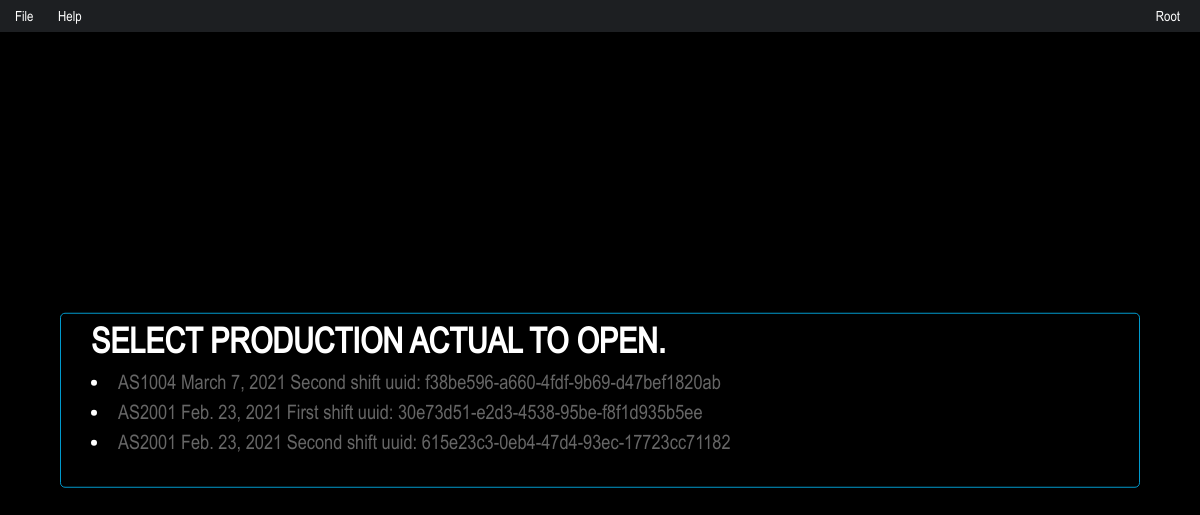
Before: /Records/OpenRecent/ (signed in) with the older database file.
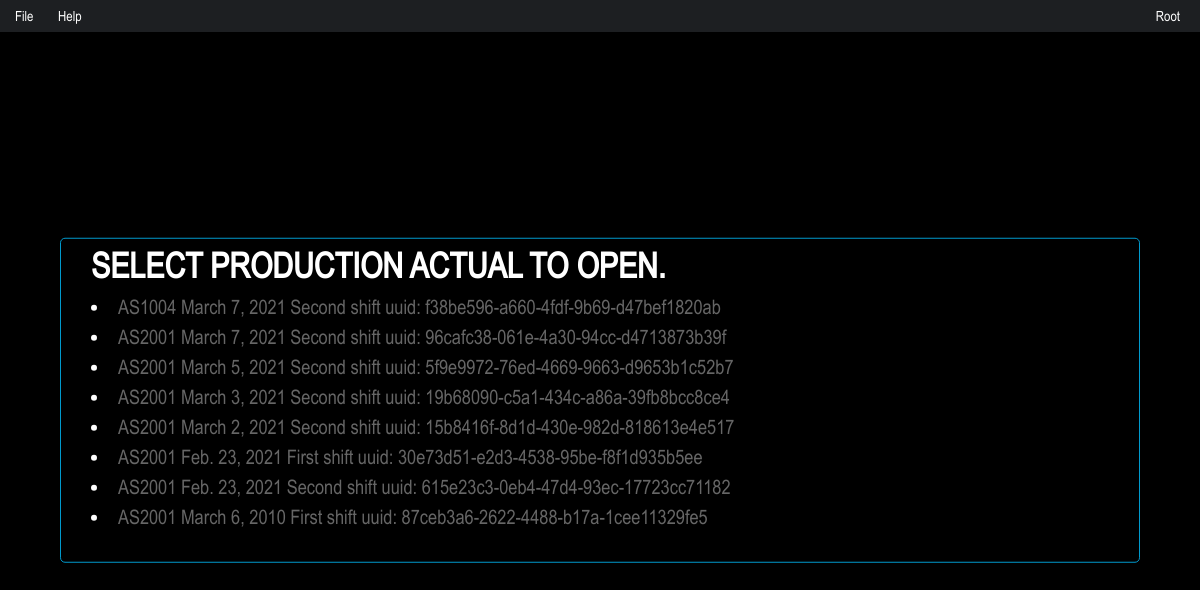
After: the same page with the newer database file.
### productionactual/models.py (models this page shows, shortened)
class ProductionActual(models.Model):
    id = models.UUIDField(primary_key=True, default=uuid.uuid4, help_text="Unique ID for this particular ProductionActual")
    pa_date = models.DateField('production actual date')
    assembly_line_number = models.ForeignKey(AssemblyLine, on_delete=models.CASCADE)
    shift = models.ForeignKey(Shift, on_delete=models.CASCADE)
    user = models.ForeignKey(User, on_delete=models.CASCADE)

class AssemblyLine(models.Model):
    department = models.ForeignKey(Department, on_delete=models.CASCADE)
    line_name = models.CharField(max_length=6)
    def __str__(self):
        return self.line_name

class Shift(models.Model):
    shift_number = models.IntegerField()
    shift_name = models.CharField(max_length=15)
    def __str__(self):
        return self.shift_name

### productionactual/views.py (the view)
# urls.py: path('OpenRecent/', views.OpenRecentProductionActualView.as_view(), name='OpenRecentProductionActual'),
class OpenRecentProductionActualView(generic.ListView):
    template_name = 'productionactual/openrecentproductionactual.html'
    context_object_name = 'latest_pa_list'
    def get_queryset(self):
        return ProductionActual.objects.filter(pa_date__lte=timezone.now()).order_by('-pa_date')[:50]

### productionactual/templates/productionactual/openrecentproductionactual.html (shortened to what this page needs)
{% extends 'smenu.html' %}
{% block content %}
{% if user.is_authenticated %}
<div class="modal-content">
    <div>
        <h3 class="modal-title">Select Production Actual to open.</h3>
        {% for ProductionActual in latest_pa_list %}
        <li><a href="{% url 'ProductionActual' ProductionActual.id %}"> {{ ProductionActual.assembly_line_number }} {{ ProductionActual.pa_date }}  {{ ProductionActual.shift }} shift uuid: {{ ProductionActual.id }}</a></li>
    {% endfor %}
    </div>
</div>
{% endif %}
{% endblock %}

### templates/smenu.html (shortened to what this page needs)
{% extends 'base.html' %}
{% block menu %}
{% if user.is_authenticated %}
<ul id="smenu" class="smenu active">
<li>
    <a>File</a>
  </li>
  <li>
      <a>Help</a>
  </li>
  <li class="menu-float-right">
      <a>{{ user.username }}</a>
  </li>
</ul>
{% endif %}
{% endblock %}

### templates/base.html (shortened to what this page needs)
<!DOCTYPE html>
<html>
<head>
    {% load static %}
  <link rel="stylesheet" href="{% static 'productionactual/bootstrap.min.css' %}">
  <link rel="stylesheet" type="text/css" href="{% static 'productionactual/style.css' %}">
</head>
<body>
  <main>
    {% block menu %}
    {% endblock %}
    {% block content %}
    {% endblock %}
  </main>
</body>
</html>

### productionactual/static/productionactual/style.css (style rules this page uses)
:root { --accent-color:#09c; --accent-light-color:#00a3da }
* { -webkit-tap-highlight-color:rgba(0,0,0,0); -webkit-user-drag:none; -moz-user-drag:none; -webkit-box-sizing:border-box; -moz-box-sizing:border-box; box-sizing:border-box; -ms-touch-action:manipulation; touch-action:manipulation; vertical-align:top; font-weight:400; outline:none }
body,html { margin:0; padding:0; height:100%; width:100%; color:#fff; font-size:20px; background-color:#000; font-family:Arial Narrow; }
h1,h2,h3,h4,h5,h1.login-title { text-transform:uppercase; font-weight:700; margin:0 }
a { color: #666; }
.menu-float-right { float: right; margin-right: 10px; }
.modal-content { padding:0 30px 30px 30px; max-width: 90%; max-height: 90%; overflow:auto; background-color: #fefefe; border: 1px solid #09c; border-radius:5px; background-color: rgb(0, 0, 0); position:absolute; top: 50%; left: 50%; -ms-transform: translate(-50%, -50%); transform: translate(-50%, -50%); }
#smenu { padding-left: 5px; background-color: #1d1f22; height: 32px }
ol, ul { list-style: none; list-style-image: none }
.smenu { display: block; z-index: 99 }
.smenu, .smenu li { position: relative }
.smenu li { display: inline-block }
.smenu a, .overflow-smenu a { height: 32px; line-height: 32px; display: block; cursor: pointer; padding: 0 10px; color: hsla(0, 0%, 100%, .8); font-size: 14px; text-decoration: none; text-transform: capitalize; }

Changed rows visible on the page:
added ProductionActual: assembly_line_number "AS2001", pa_date "March 7, 2021", shift "Second", id "96cafc38-061e-4a30-94cc-d4713873b39f"
added ProductionActual: assembly_line_number "AS2001", pa_date "March 5, 2021", shift "Second", id "5f9e9972-76ed-4669-9663-d9653b1c52b7"
added ProductionActual: assembly_line_number "AS2001", pa_date "March 3, 2021", shift "Second", id "19b68090-c5a1-434c-a86a-39fb8bcc8ce4"
added ProductionActual: assembly_line_number "AS2001", pa_date "March 2, 2021", shift "Second", id "15b8416f-8d1d-430e-982d-818613e4e517"
added ProductionActual: assembly_line_number "AS2001", pa_date "March 6, 2010", shift "First", id "87ceb3a6-2622-4488-b17a-1cee11329fe5"
